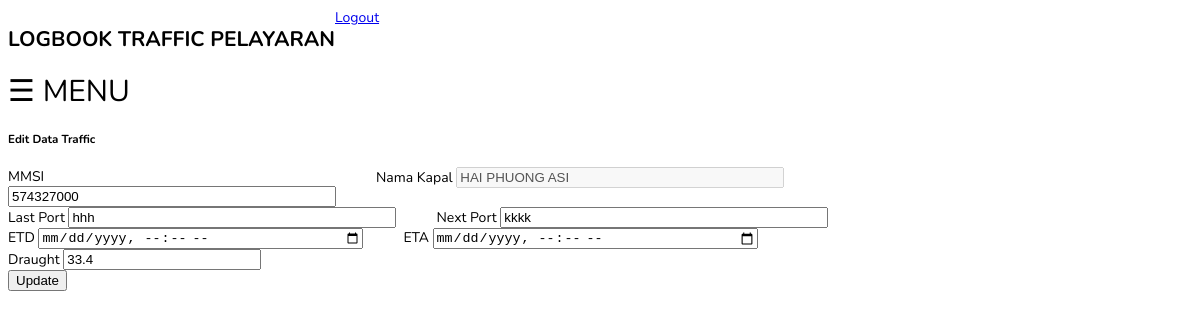
Page /edit.php?Traffic_ID=24 (signed in) on the committed database.
### tables this page shows
CREATE TABLE `traffic` (
  `Traffic_ID` int(30) NOT NULL,
  `ETD` datetime NOT NULL,
  `ETA` datetime NOT NULL,
  `Draught` double NOT NULL,
  `Last_port` varchar(30) NOT NULL,
  `Next_port` varchar(30) NOT NULL,
  `MMSI` int(20) NOT NULL,
  `input_date` timestamp NOT NULL DEFAULT current_timestamp()
);

CREATE TABLE `kapal` (
  `MMSI` int(20) NOT NULL,
  `Nama_kapal` varchar(30) NOT NULL,
  `Call_sign` varchar(20) DEFAULT NULL,
  `IMO` int(20) DEFAULT NULL,
  `Tipe_kapal` enum('CARGO','CRUISE','PASSENGER','TANKER','TUG','TUG BOAT','OTHER') DEFAULT NULL,
  `Gross_tonnage` double DEFAULT NULL,
  `Length` double DEFAULT NULL,
  `Width` double DEFAULT NULL,
  `Flag` enum('DN','LN') NOT NULL
);

### edit.php (the view, shortened to what this page needs)
<?php
    include 'layout.php';
    include_once 'config.php';
    $id_get = $_GET['Traffic_ID'];
    $data = mysqli_query($mysqli, "SELECT * FROM traffic WHERE `traffic`.`Traffic_ID` = $id_get");
    while($data2 = mysqli_fetch_array($data)) {
        $MMSI_get = $data2['MMSI'];
        $Last_port_get = $data2['Last_port'];
        $Next_port_get = $data2['Next_port'];
        $ETD_get = $data2['ETD'];
        $ETA_get = $data2['ETA'];
        $Draught_get = $data2['Draught'];
    }
    $kapal = mysqli_query($mysqli, "SELECT Nama_kapal FROM kapal WHERE MMSI = $MMSI_get");
    while($data3 = mysqli_fetch_array($kapal)) {$vesselName = $data3['Nama_kapal'];}
?>
<html>
    <head>
    </head>
    <body>
        <div class="container">
            <div class="card mt-4">
                <div class="card-body">
                    <h5 class="card-title fw-bolder mb-3">Edit Data Traffic</h5>
                    <form action="edit.php" method="post" name="update_traffic">
                        <div style="display:flex; align-items:flex-start;">
                            <div class="mb-3">
                                <label for="MMSI" class="form-label">MMSI</label>
                                <div class="col-md-3">
                                    <input id="MMSI" name="MMSI" type="number" list="list_MMSI" style="width:320px" class="form-control" onkeyup="GetDetail(this.value)" value=<?php echo $MMSI_get; ?> required>
                                </div>
                            </div>
                            <div class="mb-3">
                                <label for="Nama_kapal" class="form-label">Nama Kapal</label>
                                <input type="text" readonly class="form-control"id="Nama_kapal" disabled="disabled" name="Nama_kapal" style="width:320px" required value="<?php echo $vesselName; ?>">
                            </div>
                        </div>
                        <div style="display:flex; align-items:flex-start;">
                            <div class="mb-3">
                                <label for="Last_port" class="form-label">Last Port</label>
                                <input type="text" class="form-control" name="Last_port" style="width:320px"  value="<?php echo $Last_port_get; ?>" required>
                            </div>
                            <div class="mb-3">
                                <label for="Next_port" class="form-label">Next Port</label>
                                <input type="text" class="form-control" name="Next_port" style="width:320px"  value="<?php echo $Next_port_get; ?>" required>
                            </div>
                        </div>
                        <div style="display:flex; align-items:flex-start;">
                            <div class="mb-3">
                                <label for="ETD" class="form-label">ETD</label>
                                <input type="datetime-local" class="form-control" name="ETD" style="width:320px"  value=<?php echo $ETD_get; ?> required>
                            </div>
                            <div class="mb-3">
                                <label for="ETA" class="form-label">ETA</label>
                                <input type="datetime-local" class="form-control"name="ETA" style="width:320px" value=<?php echo $ETA_get; ?> required>
                            </div>
                        </div>
                        <div class="mb-3">
                            <label for="Draught" class="form-label">Draught</label>
                            <input type="number" step="0.1" class="form-control" name="Draught" style="width:190px"  value=<?php echo $Draught_get; ?> required>
                        </div>
                        <div class="text-center">
                            <input type="submit" name="Submit" class="btn btn-primary" value="Update" />
                        </div>
                    </form>
                </div>
            </div>
        </div>
    </body>
</html>

### layout.php (style rules this page uses)
body { font-family: 'Nunito'; font-size: 14px; }

### rows in the picture
traffic: MMSI "574327000", Last_port "hhh", Next_port "kkkk", Draught "33.4"
kapal: Nama_kapal "HAI PHUONG ASI"
